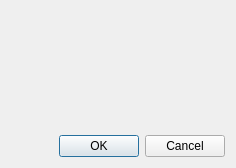
<?xml version="1.0" encoding="UTF-8"?>
<ui version="4.0">
 <class>AddServerDialog</class>
 <widget class="QDialog" name="AddServerDialog">
  <property name="geometry">
   <rect>
    <x>0</x>
    <y>0</y>
    <width>222</width>
    <height>155</height>
   </rect>
  </property>
  <property name="windowTitle">
   <string>Add server</string>
  </property>
  <layout class="QVBoxLayout" name="verticalLayout">
   <item>
    <widget class="AddServerWidget" name="serverAdd" native="true">
     <property name="minimumSize">
      <size>
       <width>214</width>
       <height>118</height>
      </size>
     </property>
    </widget>
   </item>
   <item>
    <widget class="QDialogButtonBox" name="buttonBox">
     <property name="orientation">
      <enum>Qt::Horizontal</enum>
     </property>
     <property name="standardButtons">
      <set>QDialogButtonBox::Cancel|QDialogButtonBox::Ok</set>
     </property>
    </widget>
   </item>
  </layout>
 </widget>
 <customwidgets>
  <customwidget>
   <class>AddServerWidget</class>
   <extends>QWidget</extends>
   <header>addserverwidget.h</header>
   <container>1</container>
  </customwidget>
 </customwidgets>
 <resources/>
 <connections>
  <connection>
   <sender>buttonBox</sender>
   <signal>accepted()</signal>
   <receiver>AddServerDialog</receiver>
   <slot>accept()</slot>
   <hints>
    <hint type="sourcelabel">
     <x>248</x>
     <y>254</y>
    </hint>
    <hint type="destinationlabel">
     <x>157</x>
     <y>274</y>
    </hint>
   </hints>
  </connection>
  <connection>
   <sender>buttonBox</sender>
   <signal>rejected()</signal>
   <receiver>AddServerDialog</receiver>
   <slot>reject()</slot>
   <hints>
    <hint type="sourcelabel">
     <x>316</x>
     <y>260</y>
    </hint>
    <hint type="destinationlabel">
     <x>286</x>
     <y>274</y>
    </hint>
   </hints>
  </connection>
 </connections>
</ui>
